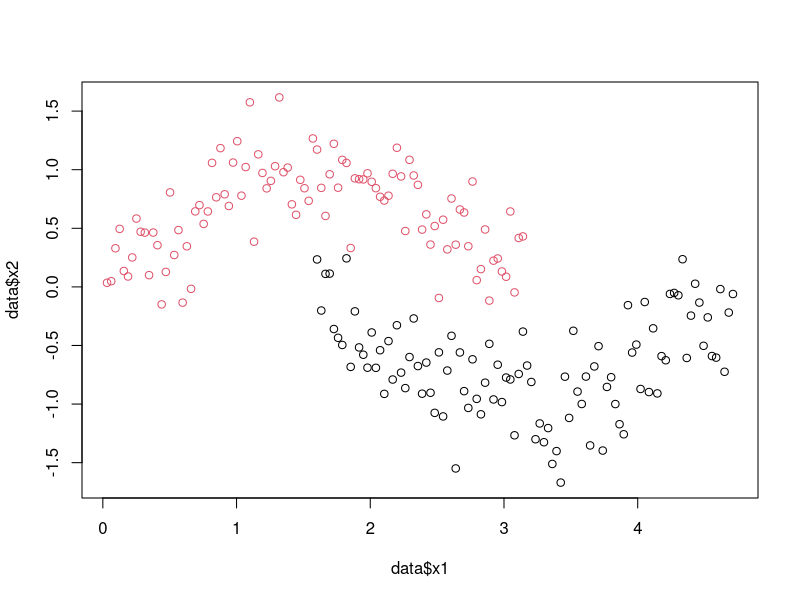

Generate this figure with R: (Note: this script raises an error after producing the figure.)
library(kernlab)

# Mock data
make.sinusoidals <- function(m,noise=0.2) 
{
  x1 <- c(1:2*m)
  x2 <- c(1:2*m)
  for (i in 1:m) {
    x1[i] <- (i/m) * pi
    x2[i] <- sin(x1[i]) + rnorm(1,0,noise)
  }
  for (j in 1:m) {
    x1[m+j] <- (j/m + 1/2) * pi
    x2[m+j] <- cos(x1[m+j]) + rnorm(1,0,noise)
  }
  target <- as.factor(c(rep(+1,m),rep(-1,m)))
  return(data.frame(x1,x2,target))
}
data <- make.sinusoidals(100,noise=0.3)
plot(data$x1, data$x2, col=data$target)

# Mock Kernel matrix
rbf.kernel <- function(x, y, sigma=10) {
  return(exp(-sum((x-y)^2)^2/(2*sigma^2)))
}
kernelFun <- "id"
kernel <- switch(kernelFun,
                 rbf=rbfdot(sigma = 1),
                 id=polydot(degree = 1, scale = 1, offset = 0))
K <- kernelMatrix(rbf, data[,1:2])

kernel.kmeans <- function(
  K, # Kernel matrix
  clusters, # Number of clusters
  assignments=NA, # Assignment matrix nrow(K) x clusters with 0-1
  iter.max=100 # Iteration maximum
) {
  # Assignment matrix
  if((!is.null(dim(assignments))
     && dim(assignments)[1] == nrow(K)
     && dim(assignments)[2] == clusters)) {
    Z <- assignments
  } else {
    # Equivalent assignments
    Z <- matrix(0, nrow = nrow(K), ncol = clusters)
    part <- nrow(K)/clusters +1
    rassign <- sapply(1:nrow(K)/part, function(x) floor(x)+1)
    for(i in 1:nrow(K)) {
      Z[i,rassign[i]] <- 1
    }
  }  
  # Cluster size matrix
  L <- diag(apply(Z, 2, function(x) 1/sum(x)))
  # Within cluster kernel sum
  g <- rep(0, clusters)
  for(l in 1:clusters) {
    G <- K[which(Z[,l] > 0),which(Z[,l] > 0)]
    g[l] <- sum(G)/L[l,l]^-2
  }  
  # Start iteration
  iter <- 1
  num.assign <- nrow(K)
  # Stop if num.assign are 0 (or if iter.max reached)
  while(iter < iter.max & num.assign != 0) {
    iter <- iter+1
    num.assign <- 0
    # Compute point-cluster kernels
    F <- K %*% Z %*% (-2*L)
    # Sum within cluster and point-cluster kernels
    d <- apply(F, 1, function(x) x + g)
    # Get new assignments
    rassingn <- apply(d, 2, which.min)
    for(i in 1:nrow(K)) {
      oldassign <- which(Z[i,] > 0)
      if(oldassign != rassingn[i]) {
        num.assign <- num.assign+1
        Z[i,oldassign] <- 0
        Z[i,rassingn[i]] <- 1
      }
    }
    # Recompute cluster size matrix
    L <- diag(apply(Z, 2, function(x) 1/sum(x)))    
    # Recompute within cluster kernels
    for(l in 1:clusters) {
      G <- K[which(Z[,l] > 0),which(Z[,l] > 0)]
      g[l] <- sum(G)/L[l,l]^-2
    }
  }
  print(paste("Finished Kernel Kmeans iterations with",iter,
              "iterations."))
  return(Z)
}

# Test functions agains normal kmeans with kernel=Identity
clusters <- 10
# Mock assignments
assignments <- matrix(0, nrow = nrow(K), ncol = clusters)
part <- nrow(K)/clusters +1
rassign <- sapply(1:nrow(K)/part, function(x) floor(x)+1)
for(i in 1:nrow(K)) {
  assignments[i,rassign[i]] <- 1
}
# Own Kernel Kmeans
Z <- kernel.kmeans(K, clusters = clusters, iter.max = 10,
                   assignments = assignments)
target <- apply(Z, 1, which.max)
# Regular Kmeans
centers <- (t(assignments) %*% as.matrix(data[,1:2])) / apply(assignments, 2, sum)
kmns <- kmeans(data[,1:2], iter.max = 10,
               centers = centers)
# See cluster distribution on mock data to see their are equal
plot(data$x1, data$x2, col=target)
plot(data$x1, data$x2, col=kmns$cluster)
